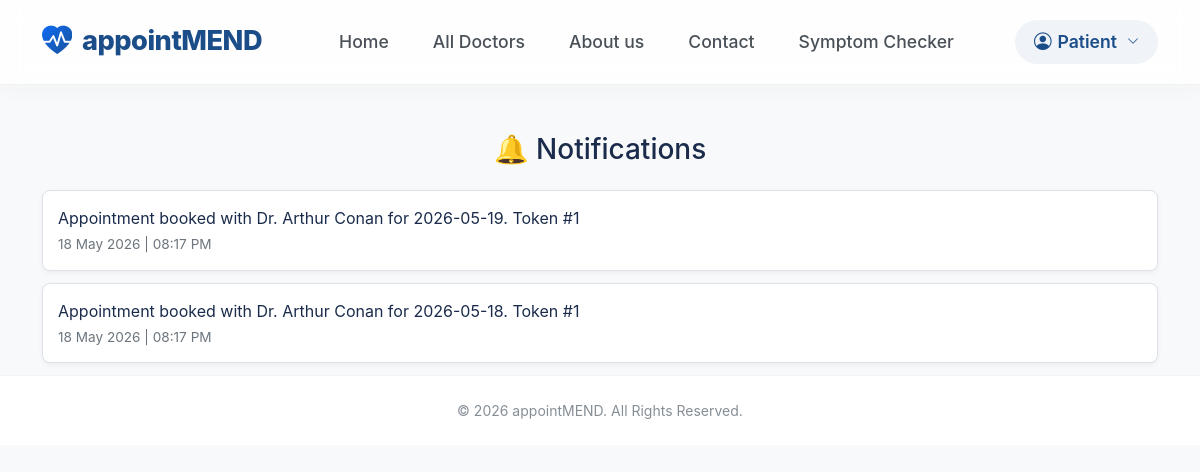
Page /appointments/notifications/ (signed in) on the earlier database version.
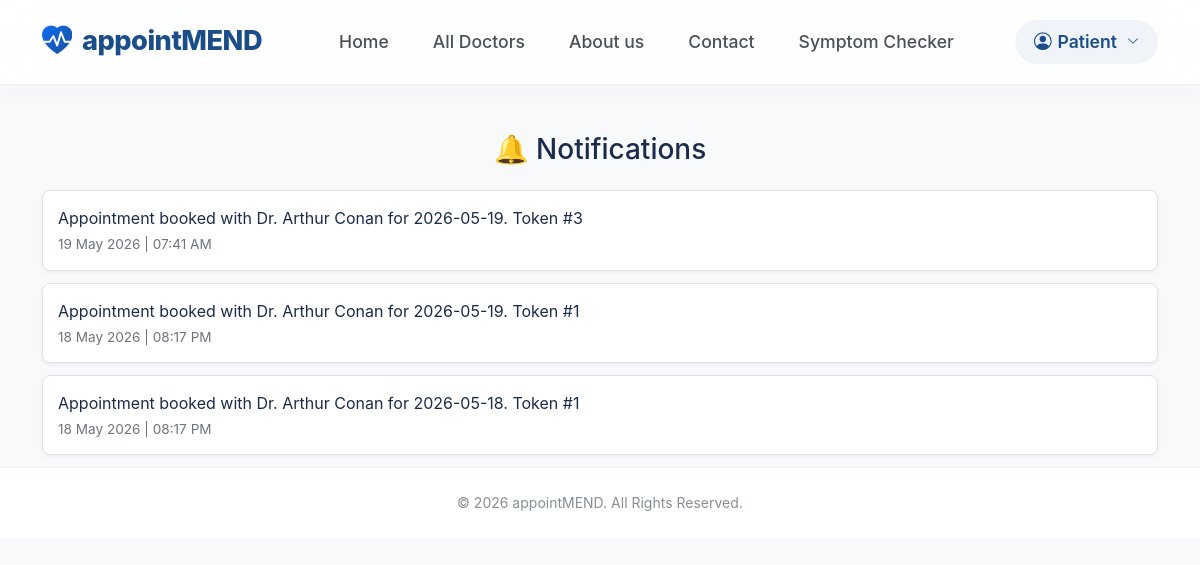
Same page on the later database version.
### appointments/models.py (models this page shows)
class Notification(models.Model):
    user = models.ForeignKey(User, on_delete=models.CASCADE)
    message = models.CharField(max_length=255)
    is_read = models.BooleanField(default=False)
    created_at = models.DateTimeField(auto_now_add=True)

### appointments/views.py (the view)
# urls.py: path('notifications/', views.notifications_page, name='notifications_page'),
@login_required
def notifications_page(request):
    notifications = Notification.objects.filter(
        user=request.user
    ).order_by('-created_at')
    notifications.update(is_read=True)
    return render(request, "notifications.html", {
        "notifications": notifications
    })

### templates/notifications.html (shortened to what this page needs)
{% extends "base.html" %}
{% block content %}
<div class="container mt-5">
    <h3 class="mb-4 text-center">🔔 Notifications</h3>
    {% for n in notifications %}
        <div class="notif-card {% if not n.is_read %}unread{% endif %}">
            <div class="d-flex justify-content-between align-items-center">
                <div>
                    <p class="mb-1 {% if not n.is_read %}fw-bold{% endif %}">
                        {{ n.message }}
                    </p>
                    <div class="time">
                        {{ n.created_at|date:"d M Y | h:i A" }}
                    </div>
                </div>
            </div>
        </div>
    {% empty %}
        <div class="text-center text-muted">
            No notifications yet.
        </div>
    {% endfor %}
</div>
{% endblock %}

Differences in the rows shown:
added Notification: message "Appointment booked with Dr. Arthur Conan for 2026-05-19. Token #3", created_at|h "19 May 2026 | 07:41 AM"
